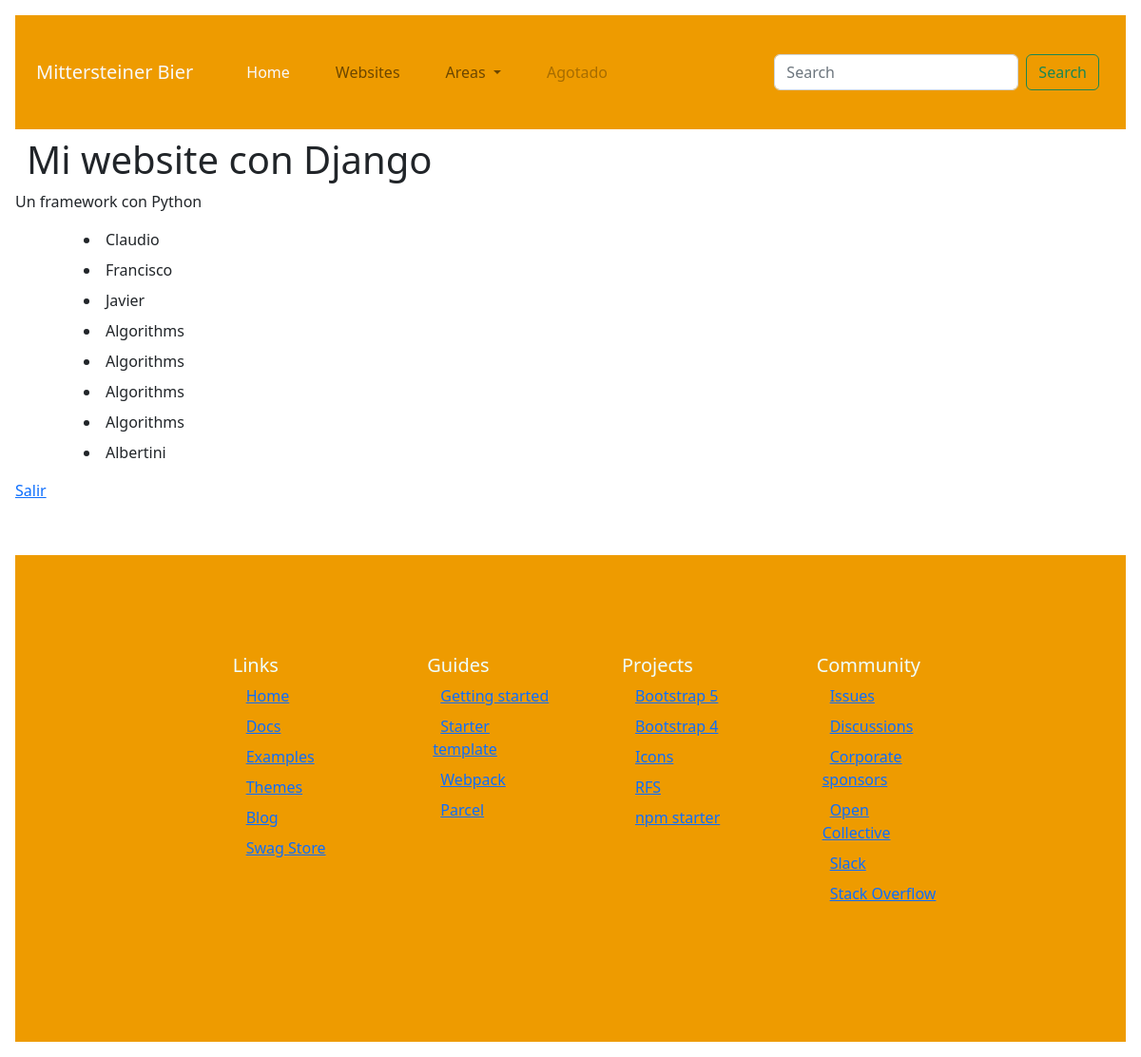
The app's page /aplicacion/ (signed in), older data.
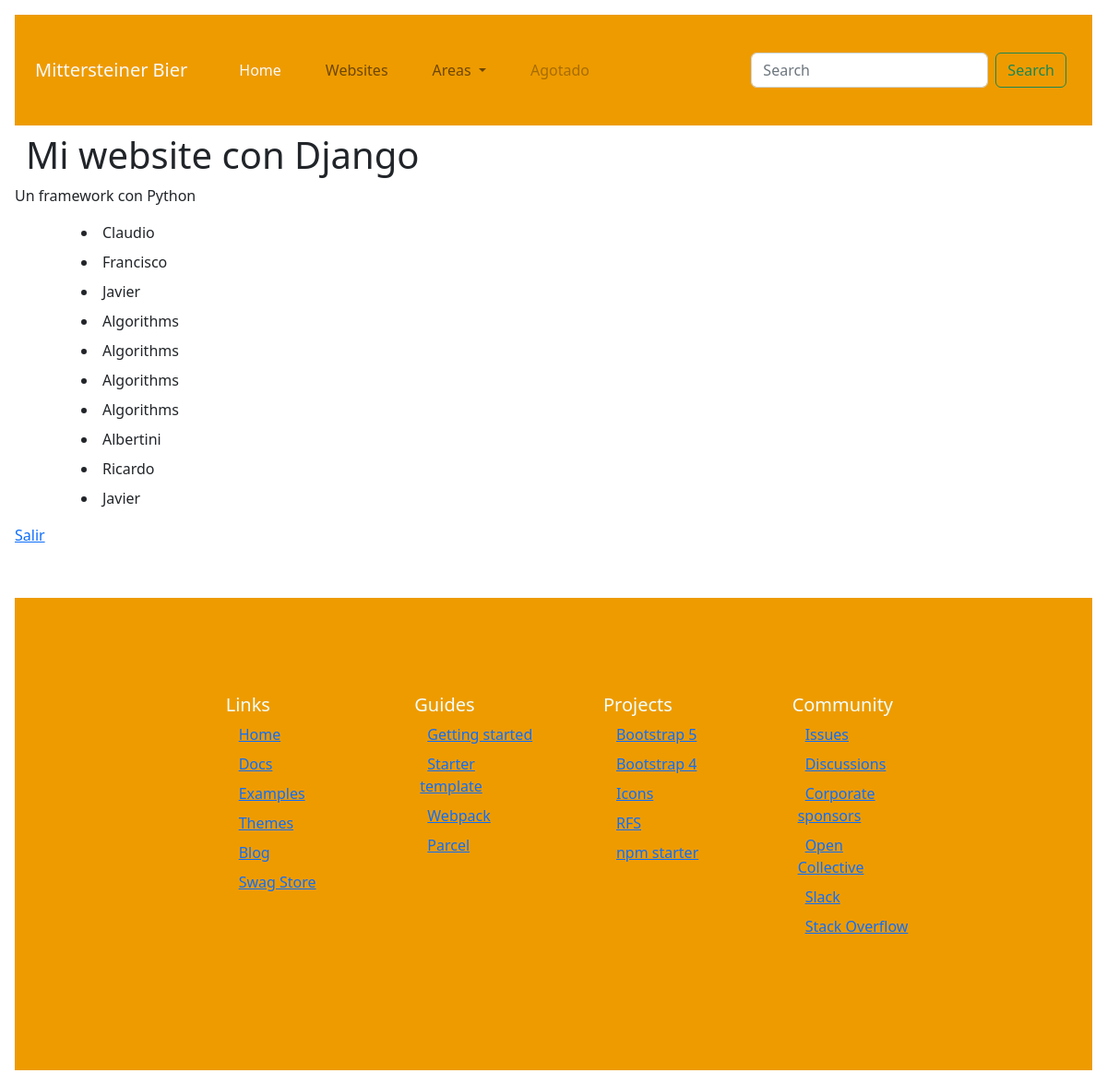
The same page, newer data.
### aplicacion/models.py (models this page shows)
class Profesor(models.Model):
    nombre = models.CharField(max_length=50)
    apellido=models.CharField(max_length=50)
    edad=models.IntegerField()
    email=models.EmailField(verbose_name="Mail del Profesor")
    fecha_contratacion=models.DateField(datetime.date.today())
    def __str__(self):
        return self.nombre

### aplicacion/views.py (the view)
# urls.py: path("", views.index, name="index"),
@login_required
def index(request):
    listado = Profesor.objects.all()
    return render(request, 'aplicacion/index.html', {'context':listado})

### aplicacion/templates/aplicacion/index.html
{% extends 'base_layout.html' %}
{% block content %}
    <h1 class="title mainTitle">
    Mi website con Django
    </h1>
    <p class="subtitle">
    Un framework con Python
    </p>
    {% for elem in  context %}
        <li class="margen">{{elem}}</li>
    {% endfor %}
    <a type='button' href="{% url 'logout' %}">Salir</a>
{% endblock content %}

### templates/base_layout.html (shortened to what this page needs)
{% load static %}
<!doctype html>
<html lang="en">
  <head>
    <link href="https://cdn.jsdelivr.net/npm/bootstrap@5.2.0-beta1/dist/css/bootstrap.min.css" rel="stylesheet">
    <link rel="stylesheet" href="{% static 'css/styles.css' %}">
  </head>
  <body>
    <nav class="navbar navbar-expand-lg text-light">
        <div class="container-fluid">
          <a class="navbar-brand text-light" href="#">Mittersteiner Bier</a>
          <div class="collapse navbar-collapse text-light" id="navbarSupportedContent">
            <ul class="navbar-nav me-auto mb-2 mb-lg-0 text-light">
              <li class="nav-item">
                <a class="nav-link active text-light" aria-current="page" href="#">Home</a>
              </li>
              <li class="nav-item">
                <a class="nav-link" href="#">Websites</a>
              </li>
              <li class="nav-item dropdown">
                <a class="nav-link dropdown-toggle" href="#" id="navbarDropdown" role="button" data-bs-toggle="dropdown" aria-expanded="false">
                  Areas
                </a>
              </li>
              <li class="nav-item">
                <a class="nav-link disabled">Agotado</a>
              </li>
            </ul>
            <form class="d-flex" role="search">
              <input class="form-control me-2" type="search" placeholder="Search" aria-label="Search">
              <button class="btn btn-outline-success" type="submit">Search</button>
            </form>
          </div>
        </div>
      </nav>
      {% block content %}{% endblock %}
  </body>
  <footer class="bd-footer py-4 py-md-5 mt-5">
    <div class="container py-4 py-md-5 px-4 px-md-3">
      <div class="row">
        <div class="col-6 col-lg-2 offset-lg-2 mb-3">
          <h5>Links</h5>
          <ul class="list-unstyled">
            <li class="mb-2"><a href="/">Home</a></li>
            <li class="mb-2"><a href="/docs/{{ .Site.Params.docs_version }}/">Docs</a></li>
            <li class="mb-2"><a href="/docs/{{ .Site.Params.docs_version }}/examples/">Examples</a></li>
            <li class="mb-2"><a href="{{ .Site.Params.themes }}">Themes</a></li>
            <li class="mb-2"><a href="{{ .Site.Params.blog }}">Blog</a></li>
            <li class="mb-2"><a href="{{ .Site.Params.swag }}">Swag Store</a></li>
          </ul>
        </div>
        <div class="col-6 col-lg-2 mb-3">
          <h5>Guides</h5>
          <ul class="list-unstyled">
            <li class="mb-2"><a href="/docs/{{ .Site.Params.docs_version }}/getting-started/">Getting started</a></li>
            <li class="mb-2"><a href="/docs/{{ .Site.Params.docs_version }}/examples/starter-template/">Starter template</a></li>
            <li class="mb-2"><a href="/docs/{{ .Site.Params.docs_version }}/getting-started/webpack/">Webpack</a></li>
            <li class="mb-2"><a href="/docs/{{ .Site.Params.docs_version }}/getting-started/parcel/">Parcel</a></li>
          </ul>
        </div>
        <div class="col-6 col-lg-2 mb-3">
          <h5>Projects</h5>
          <ul class="list-unstyled">
            <li class="mb-2"><a href="{{ .Site.Params.github_org }}/bootstrap">Bootstrap 5</a></li>
            <li class="mb-2"><a href="{{ .Site.Params.github_org }}/bootstrap/tree/v4-dev">Bootstrap 4</a></li>
            <li class="mb-2"><a href="{{ .Site.Params.github_org }}/icons">Icons</a></li>
            <li class="mb-2"><a href="{{ .Site.Params.github_org }}/rfs">RFS</a></li>
            <li class="mb-2"><a href="{{ .Site.Params.github_org }}/bootstrap-npm-starter">npm starter</a></li>
          </ul>
        </div>
        <div class="col-6 col-lg-2 mb-3">
          <h5>Community</h5>
          <ul class="list-unstyled">
            <li class="mb-2"><a href="{{ .Site.Params.github_org }}/bootstrap/issues">Issues</a></li>
            <li class="mb-2"><a href="{{ .Site.Params.github_org }}/bootstrap/discussions">Discussions</a></li>
            <li class="mb-2"><a href="https://github.com/sponsors/twbs">Corporate sponsors</a></li>
            <li class="mb-2"><a href="{{ .Site.Params.opencollective }}">Open Collective</a></li>
            <li class="mb-2"><a href="{{ .Site.Params.slack }}">Slack</a></li>
            <li class="mb-2"><a href="https://stackoverflow.com/questions/tagged/bootstrap-5">Stack Overflow</a></li>
          </ul>
        </div>
      </div>
    </div>
  </footer>
</html>

### aplicacion/static/css/styles.css (style rules this page uses)
* { margin: 0.5em; }
nav { background-color: rgb(238, 155, 0); color: azure; }
footer { background-color: rgb(238, 155, 0); color: azure; }
.margen { margin-left: 5em; }

Row changes from the older to the newer data that the page shows:
added Profesor: nombre "Ricardo"
added Profesor: nombre "Javier"
